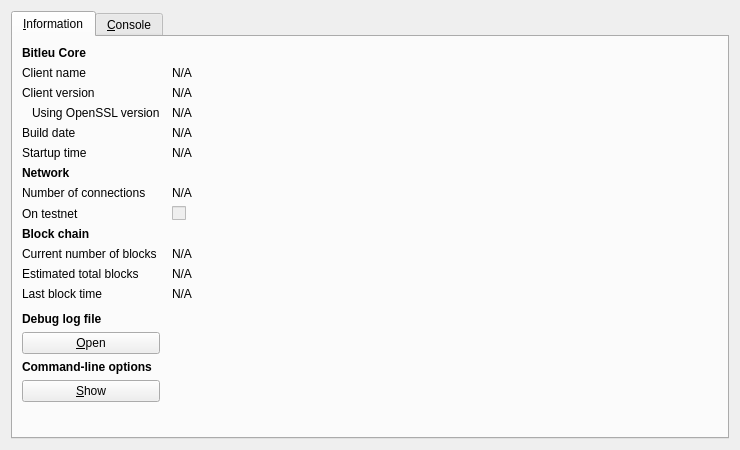
<?xml version="1.0" encoding="UTF-8"?>
<ui version="4.0">
 <class>RPCConsole</class>
 <widget class="QDialog" name="RPCConsole">
  <property name="geometry">
   <rect>
    <x>0</x>
    <y>0</y>
    <width>740</width>
    <height>450</height>
   </rect>
  </property>
  <property name="windowTitle">
   <string>Bitleu - Debug window</string>
  </property>
  <layout class="QVBoxLayout" name="verticalLayout_2">
   <item>
    <widget class="QTabWidget" name="tabWidget">
     <property name="currentIndex">
      <number>0</number>
     </property>
     <widget class="QWidget" name="tab_info">
      <attribute name="title">
       <string>&amp;Information</string>
      </attribute>
      <layout class="QGridLayout" name="gridLayout" columnstretch="0,1">
       <property name="horizontalSpacing">
        <number>12</number>
       </property>
       <item row="0" column="0">
        <widget class="QLabel" name="label_9">
         <property name="font">
          <font>
           <weight>75</weight>
           <bold>true</bold>
          </font>
         </property>
         <property name="text">
          <string>Bitleu Core</string>
         </property>
        </widget>
       </item>
       <item row="1" column="0">
        <widget class="QLabel" name="label_5">
         <property name="text">
          <string>Client name</string>
         </property>
        </widget>
       </item>
       <item row="1" column="1">
        <widget class="QLabel" name="clientName">
         <property name="cursor">
          <cursorShape>IBeamCursor</cursorShape>
         </property>
         <property name="text">
          <string>N/A</string>
         </property>
         <property name="textFormat">
          <enum>Qt::PlainText</enum>
         </property>
         <property name="textInteractionFlags">
          <set>Qt::LinksAccessibleByMouse|Qt::TextSelectableByKeyboard|Qt::TextSelectableByMouse</set>
         </property>
        </widget>
       </item>
       <item row="2" column="0">
        <widget class="QLabel" name="label_6">
         <property name="text">
          <string>Client version</string>
         </property>
        </widget>
       </item>
       <item row="2" column="1">
        <widget class="QLabel" name="clientVersion">
         <property name="cursor">
          <cursorShape>IBeamCursor</cursorShape>
         </property>
         <property name="text">
          <string>N/A</string>
         </property>
         <property name="textFormat">
          <enum>Qt::PlainText</enum>
         </property>
         <property name="textInteractionFlags">
          <set>Qt::LinksAccessibleByMouse|Qt::TextSelectableByKeyboard|Qt::TextSelectableByMouse</set>
         </property>
        </widget>
       </item>
       <item row="3" column="0">
        <widget class="QLabel" name="label_14">
         <property name="text">
          <string>Using OpenSSL version</string>
         </property>
         <property name="indent">
          <number>10</number>
         </property>
        </widget>
       </item>
       <item row="3" column="1">
        <widget class="QLabel" name="openSSLVersion">
         <property name="cursor">
          <cursorShape>IBeamCursor</cursorShape>
         </property>
         <property name="text">
          <string>N/A</string>
         </property>
         <property name="textFormat">
          <enum>Qt::PlainText</enum>
         </property>
         <property name="textInteractionFlags">
          <set>Qt::LinksAccessibleByMouse|Qt::TextSelectableByKeyboard|Qt::TextSelectableByMouse</set>
         </property>
        </widget>
       </item>
       <item row="4" column="0">
        <widget class="QLabel" name="label_12">
         <property name="text">
          <string>Build date</string>
         </property>
        </widget>
       </item>
       <item row="4" column="1">
        <widget class="QLabel" name="buildDate">
         <property name="cursor">
          <cursorShape>IBeamCursor</cursorShape>
         </property>
         <property name="text">
          <string>N/A</string>
         </property>
         <property name="textFormat">
          <enum>Qt::PlainText</enum>
         </property>
         <property name="textInteractionFlags">
          <set>Qt::LinksAccessibleByMouse|Qt::TextSelectableByKeyboard|Qt::TextSelectableByMouse</set>
         </property>
        </widget>
       </item>
       <item row="5" column="0">
        <widget class="QLabel" name="label_13">
         <property name="text">
          <string>Startup time</string>
         </property>
        </widget>
       </item>
       <item row="5" column="1">
        <widget class="QLabel" name="startupTime">
         <property name="cursor">
          <cursorShape>IBeamCursor</cursorShape>
         </property>
         <property name="text">
          <string>N/A</string>
         </property>
         <property name="textFormat">
          <enum>Qt::PlainText</enum>
         </property>
         <property name="textInteractionFlags">
          <set>Qt::LinksAccessibleByMouse|Qt::TextSelectableByKeyboard|Qt::TextSelectableByMouse</set>
         </property>
        </widget>
       </item>
       <item row="6" column="0">
        <widget class="QLabel" name="label_11">
         <property name="font">
          <font>
           <weight>75</weight>
           <bold>true</bold>
          </font>
         </property>
         <property name="text">
          <string>Network</string>
         </property>
        </widget>
       </item>
       <item row="7" column="0">
        <widget class="QLabel" name="label_7">
         <property name="text">
          <string>Number of connections</string>
         </property>
        </widget>
       </item>
       <item row="7" column="1">
        <widget class="QLabel" name="numberOfConnections">
         <property name="cursor">
          <cursorShape>IBeamCursor</cursorShape>
         </property>
         <property name="text">
          <string>N/A</string>
         </property>
         <property name="textFormat">
          <enum>Qt::PlainText</enum>
         </property>
         <property name="textInteractionFlags">
          <set>Qt::LinksAccessibleByMouse|Qt::TextSelectableByKeyboard|Qt::TextSelectableByMouse</set>
         </property>
        </widget>
       </item>
       <item row="8" column="0">
        <widget class="QLabel" name="label_8">
         <property name="text">
          <string>On testnet</string>
         </property>
        </widget>
       </item>
       <item row="8" column="1">
        <widget class="QCheckBox" name="isTestNet">
         <property name="enabled">
          <bool>false</bool>
         </property>
         <property name="text">
          <string/>
         </property>
        </widget>
       </item>
       <item row="9" column="0">
        <widget class="QLabel" name="label_10">
         <property name="font">
          <font>
           <weight>75</weight>
           <bold>true</bold>
          </font>
         </property>
         <property name="text">
          <string>Block chain</string>
         </property>
        </widget>
       </item>
       <item row="10" column="0">
        <widget class="QLabel" name="label_3">
         <property name="text">
          <string>Current number of blocks</string>
         </property>
        </widget>
       </item>
       <item row="10" column="1">
        <widget class="QLabel" name="numberOfBlocks">
         <property name="cursor">
          <cursorShape>IBeamCursor</cursorShape>
         </property>
         <property name="text">
          <string>N/A</string>
         </property>
         <property name="textFormat">
          <enum>Qt::PlainText</enum>
         </property>
         <property name="textInteractionFlags">
          <set>Qt::LinksAccessibleByMouse|Qt::TextSelectableByKeyboard|Qt::TextSelectableByMouse</set>
         </property>
        </widget>
       </item>
       <item row="11" column="0">
        <widget class="QLabel" name="label_4">
         <property name="text">
          <string>Estimated total blocks</string>
         </property>
        </widget>
       </item>
       <item row="11" column="1">
        <widget class="QLabel" name="totalBlocks">
         <property name="cursor">
          <cursorShape>IBeamCursor</cursorShape>
         </property>
         <property name="text">
          <string>N/A</string>
         </property>
         <property name="textFormat">
          <enum>Qt::PlainText</enum>
         </property>
         <property name="textInteractionFlags">
          <set>Qt::LinksAccessibleByMouse|Qt::TextSelectableByKeyboard|Qt::TextSelectableByMouse</set>
         </property>
        </widget>
       </item>
       <item row="12" column="0">
        <widget class="QLabel" name="label_2">
         <property name="text">
          <string>Last block time</string>
         </property>
        </widget>
       </item>
       <item row="12" column="1">
        <widget class="QLabel" name="lastBlockTime">
         <property name="cursor">
          <cursorShape>IBeamCursor</cursorShape>
         </property>
         <property name="text">
          <string>N/A</string>
         </property>
         <property name="textFormat">
          <enum>Qt::PlainText</enum>
         </property>
         <property name="textInteractionFlags">
          <set>Qt::LinksAccessibleByMouse|Qt::TextSelectableByKeyboard|Qt::TextSelectableByMouse</set>
         </property>
        </widget>
       </item>
       <item row="13" column="0">
        <spacer name="verticalSpacer_2">
         <property name="orientation">
          <enum>Qt::Vertical</enum>
         </property>
         <property name="sizeHint" stdset="0">
          <size>
           <width>20</width>
           <height>20</height>
          </size>
         </property>
        </spacer>
       </item>
       <item row="14" column="0">
        <widget class="QLabel" name="labelDebugLogfile">
         <property name="font">
          <font>
           <weight>75</weight>
           <bold>true</bold>
          </font>
         </property>
         <property name="text">
          <string>Debug log file</string>
         </property>
        </widget>
       </item>
       <item row="15" column="0">
        <widget class="QPushButton" name="openDebugLogfileButton">
         <property name="toolTip">
          <string>Open the Bitleu debug log file from the current data directory. This can take a few seconds for large log files.</string>
         </property>
         <property name="text">
          <string>&amp;Open</string>
         </property>
         <property name="autoDefault">
          <bool>false</bool>
         </property>
        </widget>
       </item>
       <item row="16" column="0">
        <widget class="QLabel" name="labelCLOptions">
         <property name="font">
          <font>
           <weight>75</weight>
           <bold>true</bold>
          </font>
         </property>
         <property name="text">
          <string>Command-line options</string>
         </property>
        </widget>
       </item>
       <item row="17" column="0">
        <widget class="QPushButton" name="showCLOptionsButton">
         <property name="toolTip">
          <string>Show the Bitleu-Qt help message to get a list with possible Bitleu command-line options.</string>
         </property>
         <property name="text">
          <string>&amp;Show</string>
         </property>
         <property name="autoDefault">
          <bool>false</bool>
         </property>
        </widget>
       </item>
       <item row="18" column="0">
        <spacer name="verticalSpacer">
         <property name="orientation">
          <enum>Qt::Vertical</enum>
         </property>
         <property name="sizeHint" stdset="0">
          <size>
           <width>20</width>
           <height>40</height>
          </size>
         </property>
        </spacer>
       </item>
      </layout>
     </widget>
     <widget class="QWidget" name="tab_console">
      <attribute name="title">
       <string>&amp;Console</string>
      </attribute>
      <layout class="QVBoxLayout" name="verticalLayout_3">
       <property name="spacing">
        <number>3</number>
       </property>
       <item>
        <widget class="QTextEdit" name="messagesWidget">
         <property name="minimumSize">
          <size>
           <width>0</width>
           <height>100</height>
          </size>
         </property>
         <property name="readOnly">
          <bool>true</bool>
         </property>
         <property name="tabKeyNavigation" stdset="0">
          <bool>false</bool>
         </property>
         <property name="columnCount" stdset="0">
          <number>2</number>
         </property>
        </widget>
       </item>
       <item>
        <layout class="QHBoxLayout" name="horizontalLayout">
         <property name="spacing">
          <number>3</number>
         </property>
         <item>
          <widget class="QLabel" name="label">
           <property name="text">
            <string notr="true">&gt;</string>
           </property>
          </widget>
         </item>
         <item>
          <widget class="QLineEdit" name="lineEdit"/>
         </item>
         <item>
          <widget class="QPushButton" name="clearButton">
           <property name="maximumSize">
            <size>
             <width>24</width>
             <height>24</height>
            </size>
           </property>
           <property name="toolTip">
            <string>Clear console</string>
           </property>
           <property name="text">
            <string/>
           </property>
           <property name="icon">
            <iconset resource="../bitcoin.qrc">
             <normaloff>:/icons/remove</normaloff>:/icons/remove</iconset>
           </property>
           <property name="shortcut">
            <string notr="true">Ctrl+L</string>
           </property>
           <property name="autoDefault">
            <bool>false</bool>
           </property>
          </widget>
         </item>
        </layout>
       </item>
      </layout>
     </widget>
    </widget>
   </item>
  </layout>
 </widget>
 <resources>
  <include location="../bitcoin.qrc"/>
 </resources>
 <connections/>
</ui>
